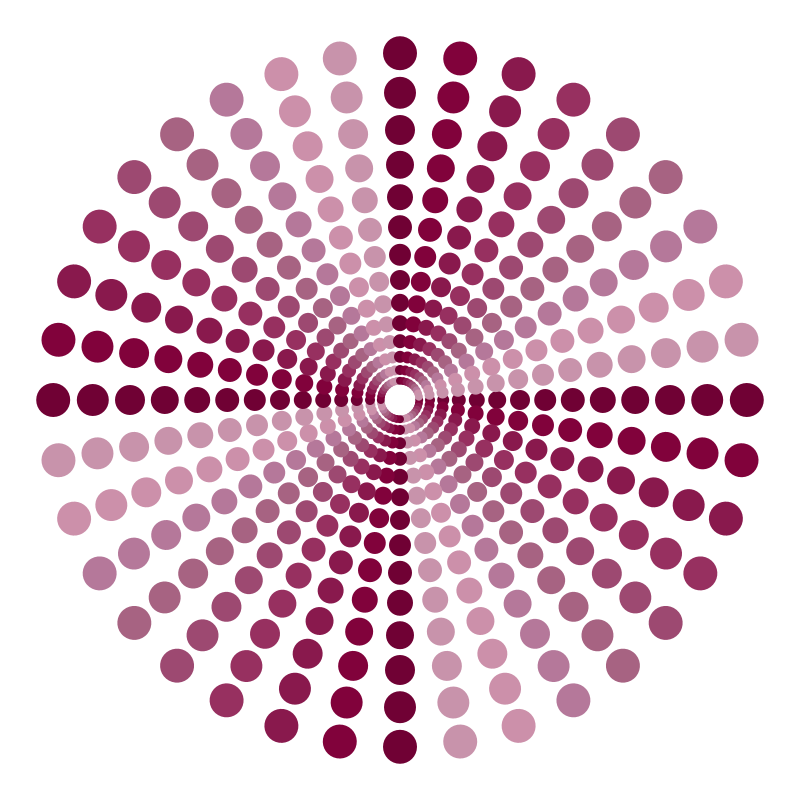
Frame 1 (no input)
Frame 60 (the mouse pressed at the canvas centre just before this capture): identical to frame 1, image omitted
Frame 120 (the mouse held since frame 60 and released just before this capture): identical to frame 1, image omitted

The Processing sketch that drew this single still picture (run headless with seeded random() and noise(); from frame 60 on, the mouse is pressed at the canvas centre):

// Processing sketch: ForCircular_2_Rosado
// ── ForCircular_2_Rosado.pde
void setup() {
  size(800, 800);
  noStroke();
}

void draw() {
  background(255);
  
  for (int i=0; i<36; i++) {
    for (int j=4; j<18; j++) {

      if (i==0 || i==9 || i==18 || i==27) {
        //Primera línea
        fill(112, 1, 52);
      } else if (i==8 || i==17 || i==26 || i==35) {
        // Novena línea
        fill(200, 147, 171);
      } else if (i==7 || i==16 || i==25 || i==34) {
        // Octava línea
        fill(204, 144, 170);
      } else if (i==6 || i==15 || i==24 || i==33) {
        // Septima línea
        fill(181, 120, 154);
      } else if (i==5 || i==14 || i==23 || i==32) {
        // Sexta línea
        fill(167, 99, 130);
      } else if (i==4 || i==13 || i==22 || i==31) {
        // Quinta línea
        fill(157, 73, 113);
      } else if (i==3 || i==12 || i==21 || i==30) {
        //Cuarta línea
        fill(151, 48, 96);
      } else if (i==2 || i==11 || i==20 || i==29) {
        // Tercera línea
        fill(137, 25, 77);
      } else if (i==1 || i==10 || i==19 || i==28) {
        //Segunda línea
        fill(129, 2, 59);
      }


      pushMatrix();
      translate(width/2, height/2);
      rotate(radians(10*i));
      // (separación de izq a der)
      ellipse(j*j*1.2, 0, j*2, j*2);
      popMatrix();
    }
  }
}
